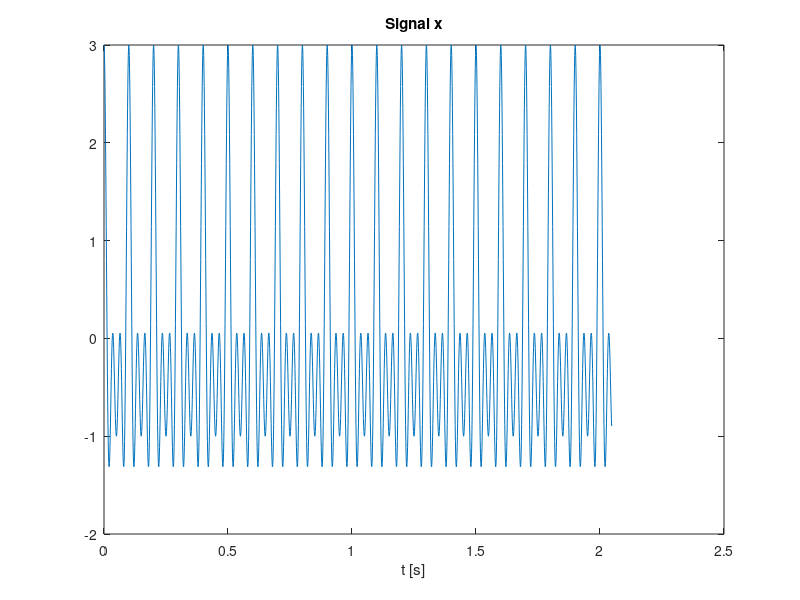

Reproduce this figure in MATLAB. (Note: this script raises an error after producing the figure.)
% example 1
% This example shows different methods of computing
% discrete Fourier transform and comparison to
% Matlab fft function
clear all; close all;

% signal generation
frequencies = [10, 20, 30];
fs = 1000;                  % Sampling frequency;
N = 2048;                   % Number of samples
t = (0 : N - 1) * 1/fs;     % Time samples
x = 0;                      % Signal
for f = frequencies
    x = x + cos(2 * pi * f * t);
end
f = (0 : N - 1) * fs / N;   % frequencies in dft
f = f - fs / 2;

% plot signal
plot(t, x);
title("Signal x");
xlabel("t [s]");

% matlab
X_matlab = fft(x) / N;
X_matlab = fftshift(X_matlab);

% dft
X_dft = discreteFourierTransform(x, "dft") / N;
X_dft = spectrumShift(X_dft);
error = max(abs(X_dft) - abs(X_matlab));
disp("dft error = " + error);

% rec
X_rec = discreteFourierTransform(x, "rec") / N;
X_rec = spectrumShift(X_rec);
error = max(abs(X_rec) - abs(X_matlab));
disp("rec error = " + error);

% fft
X_fft = discreteFourierTransform(x, "fft") / N;
X_fft = spectrumShift(X_fft);
error = max(abs(X_fft) - abs(X_matlab));
disp("fft error = " + error);

% plot spectrum
lim = [-max(frequencies) - 2, max(frequencies) + 2];
XList = [X_dft; X_rec; X_fft; X_matlab];
titles = ["dft", "rec", "fft", "matlab"];
xl = "f [Hz]";
shape = [2, 2];
figure;

for i = 1 : length(titles)
    subplot(shape(1), shape(2), i);
    plot(f, abs(XList(i, :)));
    title(titles(i));
    xlabel(xl);
    xlim(lim);
end